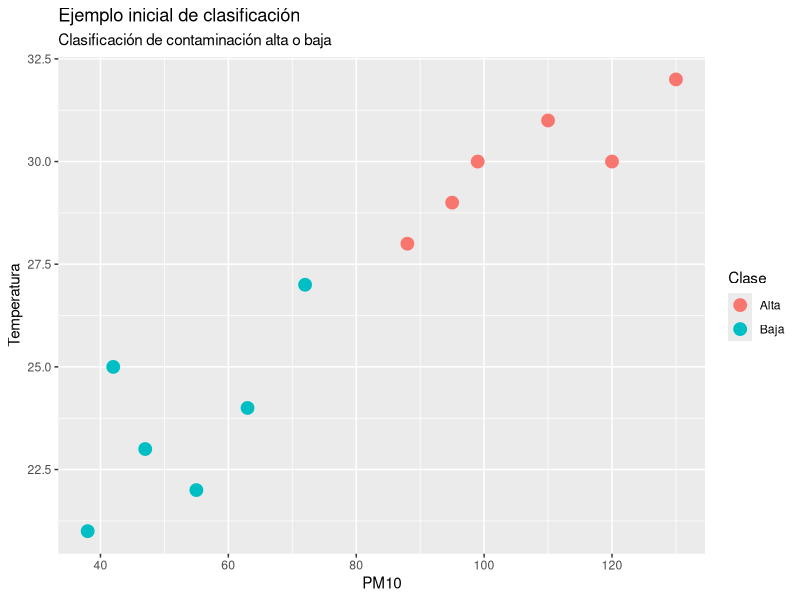

Recreate this plot in R.
## ---- chunk 1
#| include: false

knitr::opts_chunk$set(
  warning = FALSE,
  message = FALSE
)
## ---- chunk 2
pm10 <- 85

if (pm10 > 75) {
  print("Contaminación alta")
} else {
  print("Contaminación baja")
}
## ---- chunk 3
datos <- data.frame(
  dia = 1:12,
  pm10 = c(42, 88, 55, 120, 63, 95, 38, 110, 72, 130, 47, 99),
  temperatura = c(25, 28, 22, 30, 24, 29, 21, 31, 27, 32, 23, 30),
  humedad = c(40, 35, 60, 30, 55, 33, 65, 29, 42, 28, 62, 34),
  clase = c(
    "Baja", "Alta", "Baja", "Alta",
    "Baja", "Alta", "Baja", "Alta",
    "Baja", "Alta", "Baja", "Alta"
  )
)

datos
## ---- chunk 4
datos$clase
## ---- chunk 5
datos[, c("pm10", "temperatura", "humedad")]
## ---- chunk 6
library(ggplot2)

ggplot(datos, aes(x = pm10, y = temperatura, color = clase)) +
  geom_point(size = 4) +
  labs(
    title = "Ejemplo inicial de clasificación",
    subtitle = "Clasificación de contaminación alta o baja",
    x = "PM10",
    y = "Temperatura",
    color = "Clase"
  )
## ---- chunk 7
set.seed(123)

n <- nrow(datos)
indices_entrenamiento <- sample(1:n, size = round(0.7 * n))

entrenamiento <- datos[indices_entrenamiento, ]
prueba <- datos[-indices_entrenamiento, ]

entrenamiento
prueba
## ---- chunk 8
datos$prediccion_regla <- ifelse(datos$pm10 > 75, "Alta", "Baja")

datos[, c("pm10", "clase", "prediccion_regla")]
## ---- chunk 9
tabla_confusion <- table(
  Real = datos$clase,
  Predicho = datos$prediccion_regla
)

tabla_confusion
## ---- chunk 10
exactitud <- mean(datos$clase == datos$prediccion_regla)
exactitud
